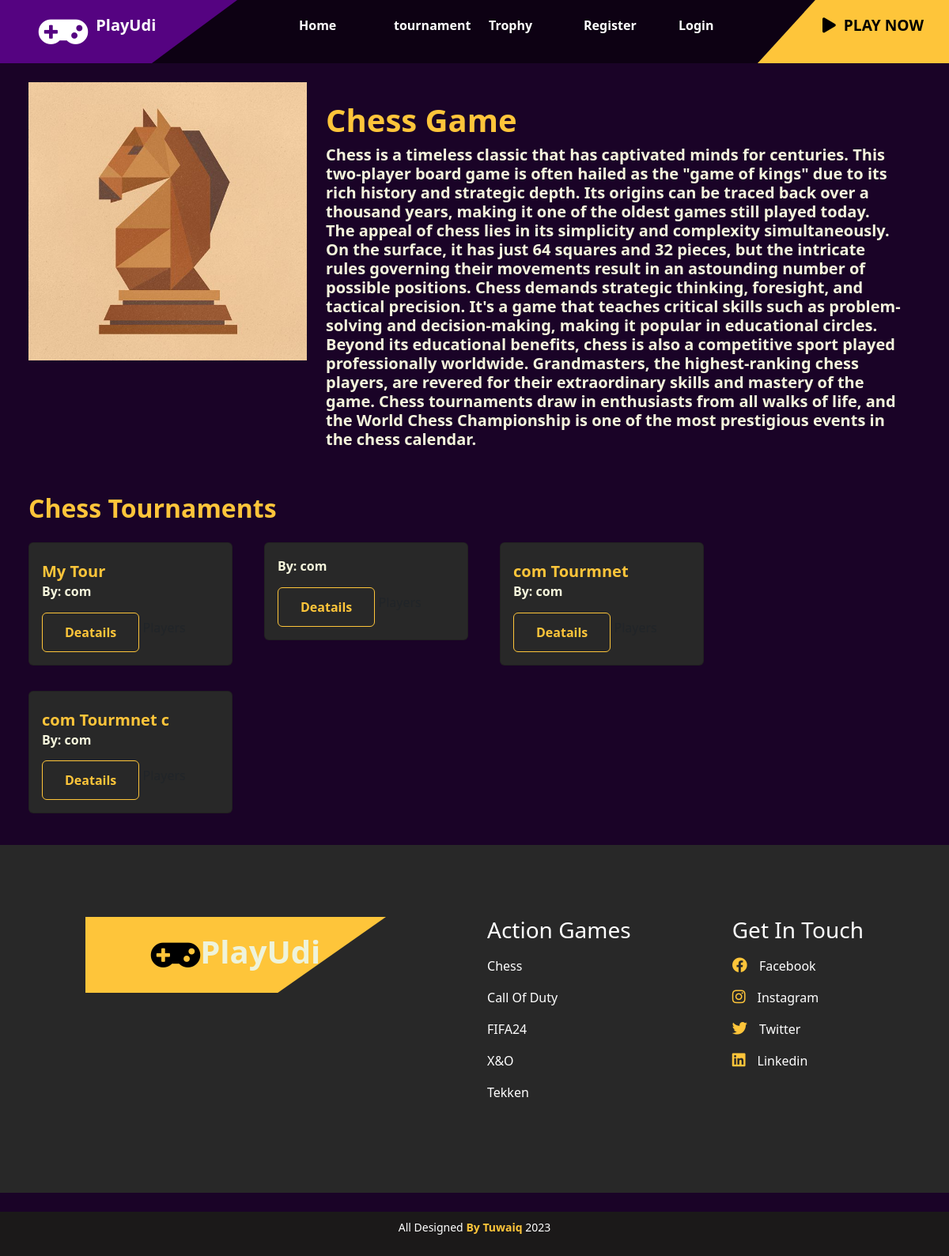
Before: /games/chess with the older database file.
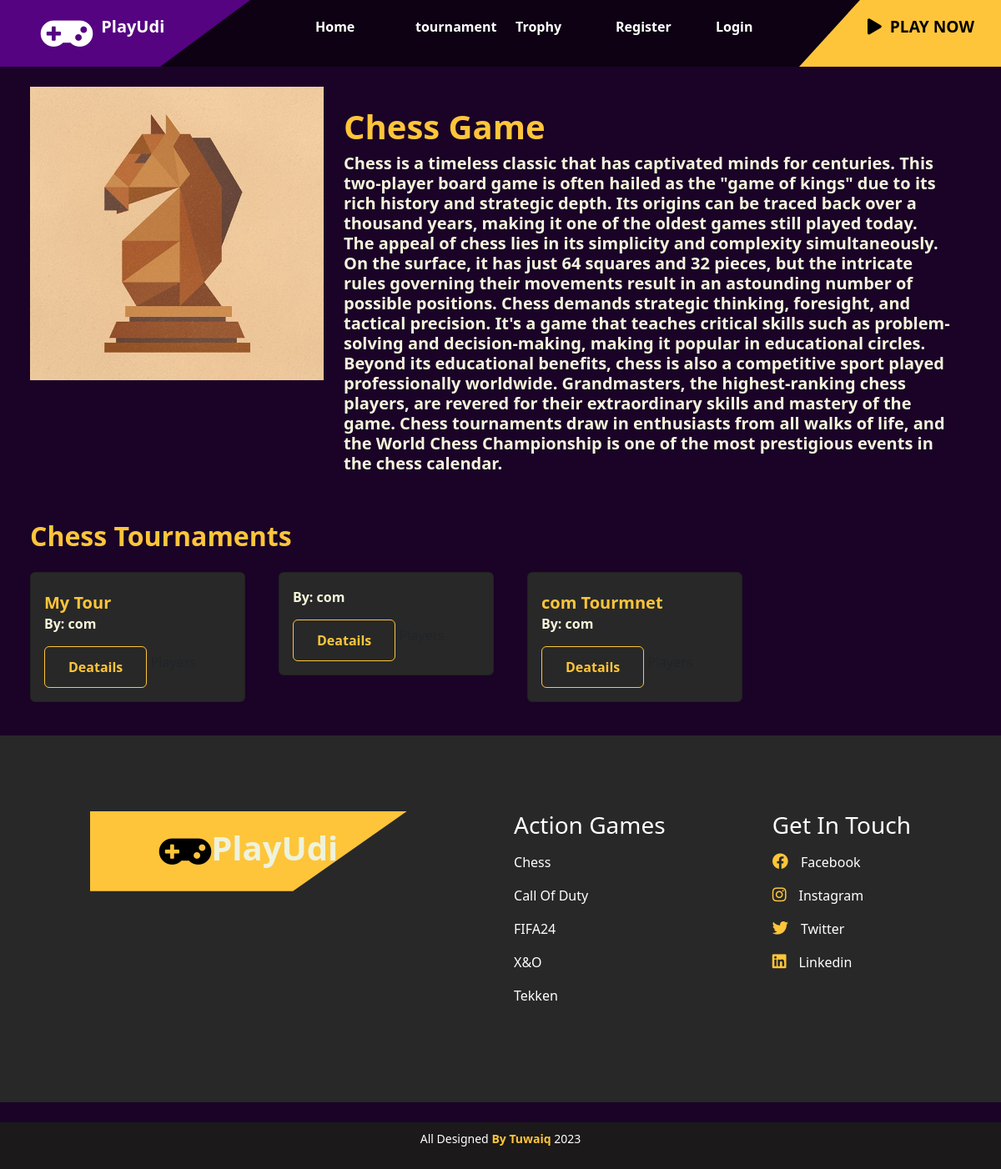
After: the same page with the newer database file.
### tournament/models.py (models this page shows, shortened)
class Tournament(models.Model):
    user_choices = ((4, "4"), (8, "8"),(16,'16'),(32,'32'))
    user_choices_games = ((1, "Chess"), (2, "Takken"),(3,'x&o'),(4,'Call Of Duty'),(5,'FIFA24'))
    user_choices_trophy = ((100, "Bronze"), (200, "Sliver"),(300,'Gold'))
    name = models.CharField(max_length=100)
    description = models.CharField(max_length=2048, default="")
    number_of_players = models.IntegerField(choices=user_choices, default=1)
    game = models.IntegerField(choices=user_choices_games, default=1)
    trophy_for_tournament = models.IntegerField(choices=user_choices_trophy, default=100)
    owner = models.ForeignKey(Profile, on_delete=models.CASCADE, related_name='owned_tournaments')
    winner = models.ForeignKey(Profile, on_delete=models.CASCADE, related_name='won_tournament', null=True, blank=True, default=None)

class Profile(models.Model):
    user_choices = (("1", "user"), ("2", "company"))
    user_ranks = (("nor", "Normal"),("pro", "Professional"), ('master', "Master"))
    user = models.OneToOneField(User, on_delete=models.CASCADE)
    bio=models.TextField(default="Player")
    birth_date = models.DateField(default="2000-10-10")
    avatar = models.ImageField(upload_to="images/", default="images/default.png")
    states = models.CharField(max_length=160,choices=user_choices, default="1")
    points = models.IntegerField(default=0)
    user_rank = models.CharField(max_length=160,choices=user_ranks, default="nor")

### main/views.py (the view)
# urls.py: path("games/chess", views.chess_view, name="chess_view"),
def chess_view(request: HttpRequest):
    chess_tournaments = Tournament.objects.filter(game=1)
    return render(request, 'main/games/chess.html', {"chess_tournaments":chess_tournaments})

### main/templates/main/games/chess.html (shortened to what this page needs)
{% extends 'main/base.html' %} {% block title %} Chess {% endblock %}
{% block content %}
<div class="row gap-4 m-4">
<div class="row ">
    <div class="col-4">
        <img class="w-100" src="/static/images/games/chess.png" alt="Chess board image">
    </div>
    <div class="col-8 my-4" >
        <h1 style="color:#fec53a">Chess Game</h1>
        <h5 style="color:beige">Chess is a timeless classic that has captivated minds for centuries. This two-player board game is often hailed as the "game of kings" due to its rich history and strategic depth. Its origins can be traced back over a thousand years, making it one of the oldest games still played today.
The appeal of chess lies in its simplicity and complexity simultaneously. On the surface, it has just 64 squares and 32 pieces, but the intricate rules governing their movements result in an astounding number of possible positions. Chess demands strategic thinking, foresight, and tactical precision. It's a game that teaches critical skills such as problem-solving and decision-making, making it popular in educational circles.
Beyond its educational benefits, chess is also a competitive sport played professionally worldwide. Grandmasters, the highest-ranking chess players, are revered for their extraordinary skills and mastery of the game. Chess tournaments draw in enthusiasts from all walks of life, and the World Chess Championship is one of the most prestigious events in the chess calendar.
</h5>
    </div>
</div>
<div class="row gap-3">
    <h2 style="color:#fec53a"> Chess Tournaments </h2>
    {% if chess_tournaments %}
  {% for tournament in chess_tournaments %}
  <div class="col-3">
    <div class="card mb-3" style="background: #282828">
      <div class="card-body">
        <h5 class="card-title" style="color:#fec53a">{{ tournament.name }}</h5>
        <h6 class="card-subtitle mb-2" style="color:beige">By: {{ tournament.owner.user.username }}</h6>
        {% if tournamet.winner %}
        <h6>we have winner : {{ tournamet.winner.user.username }}</h6>
        {% else %}
        <a href="{% url 'tournament:show_tournament_details' tournament.id %}" class="btn mt-2" style="color: #fec53a;border: solid 1px#fec53a;">Deatails</a>
        {% endif %}
        <a>Players</a>
      </div>
    </div>
  </div>
  {% endfor %}
    {% else %}
  <h4 style="color:beige">There is no tournaments ...</h4>
  {% endif %}
</div>
</div>
{% endblock %}

Changed rows visible on the page:
no longer on this page (row edited): Tournament: name "com Tourmnet c", owner.user.username "com"
